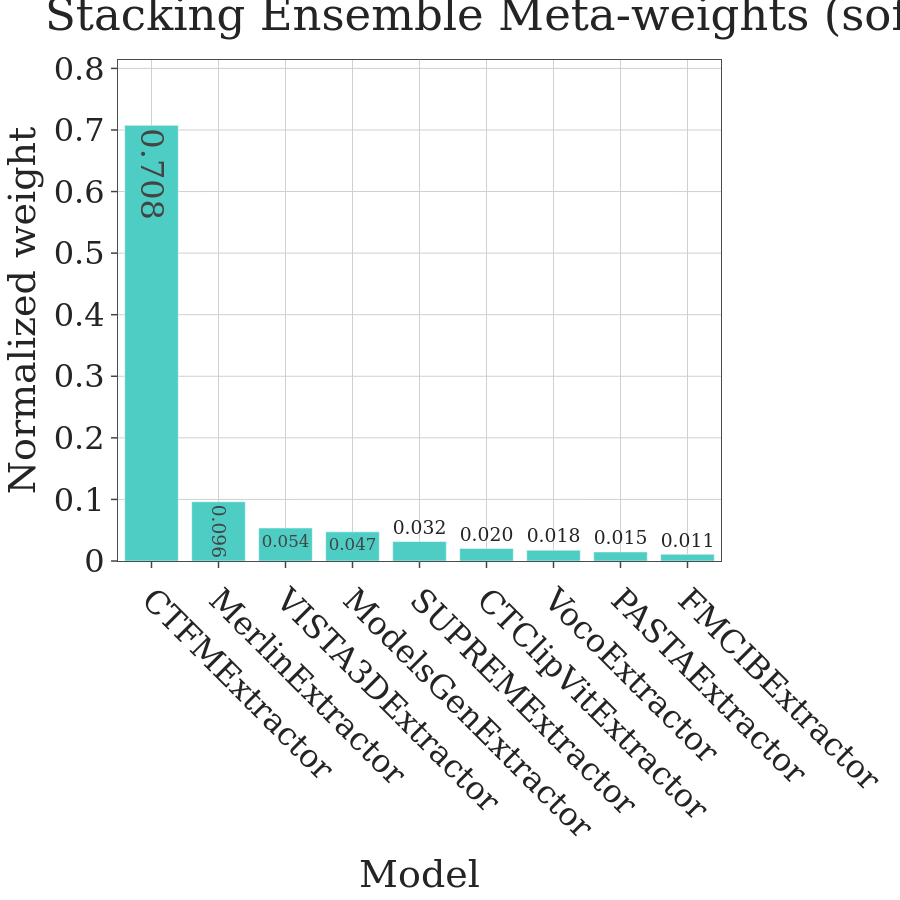

This figure's notebook cell:
### Code cell
# Visualize meta-learner weights from the last stacking run
if last_stacking_model is None:
    raise RuntimeError("Run the stacking ensemble cell before visualizing weights.")

meta_model = last_stacking_model['meta_model']
model_list = last_stacking_model['model_list']
coef = meta_model.coef_

n_models = len(model_list)
cols_per_model = coef.shape[1] // n_models

weight_rows = []
for idx, name in enumerate(model_list):
    start = idx * cols_per_model
    end = start + cols_per_model
    block = coef[0, start:end]
    weight_rows.append({
        "model": name,
        "meta_weight": float(np.mean(block))
    })

weight_df = pd.DataFrame(weight_rows)
weight_df['normalized'] = np.exp(weight_df['meta_weight']) / np.exp(weight_df['meta_weight']).sum()
weight_df = weight_df.sort_values('normalized', ascending=False)

fig = go.Figure()
fig.add_trace(go.Bar(
    x=weight_df['model'],
    y=weight_df['normalized'],
    marker_color='#4ECDC4',
    text=[f"{w:.3f}" for w in weight_df['normalized']],
    textposition='auto'
))
apply_r_style(fig, font_size=32)
fig.update_layout(
    title='Stacking Ensemble Meta-weights (softmax-normalized coefficients)',
    xaxis_title='Model',
    yaxis_title='Normalized weight',
    height=FIG_SIZE,
    width=FIG_SIZE,
    template='simple_white',
    xaxis_tickangle=45,
)
fig.update_yaxes(range=[0, weight_df['normalized'].max() * 1.15])

fig.write_image(PLOTS_DIR / f"{DATASET_SLUG}_stacking_weights.png")

fig.show()

print("Raw meta coefficients (per-model mean):")
print(weight_df[['model', 'meta_weight']].to_string(index=False))

### Figure 1 — Plotly figure (JSON) as saved in the notebook; plotly's stock layout.template omitted (floating-point values rounded to 4 significant figures)
{"data": [{"marker": {"color": "#4ECDC4"}, "text": ["0.708", "0.096", "0.054", "0.047", "0.032", "0.020", "0.018", "0.015", "0.011"], "textposition": "auto", "type": "bar", "x": ["CTFMExtractor", "MerlinExtractor", "VISTA3DExtractor", "ModelsGenExtractor", "SUPREMExtractor", "CTClipVitExtractor", "VocoExtractor", "PASTAExtractor", "FMCIBExtractor"], "y": [0.7075, 0.09621, 0.0536, 0.04731, 0.03163, 0.02046, 0.01764, 0.01471, 0.0109]}], "layout": {"font": {"family": "DejaVu Serif", "size": 32}, "height": 900, "margin": {"b": 60, "l": 60, "r": 40, "t": 60}, "paper_bgcolor": "white", "plot_bgcolor": "white", "title": {"text": "Stacking Ensemble Meta-weights (softmax-normalized coefficients)"}, "width": 900, "xaxis": {"gridcolor": "#D0D0D0", "linecolor": "#4B4B4B", "mirror": true, "showgrid": true, "tickangle": 45, "ticklen": 6, "ticks": "outside", "tickwidth": 1.5, "title": {"text": "Model"}, "zeroline": false}, "yaxis": {"gridcolor": "#D0D0D0", "linecolor": "#4B4B4B", "mirror": true, "range": [0, 0.8137], "showgrid": true, "ticklen": 6, "ticks": "outside", "tickwidth": 1.5, "title": {"text": "Normalized weight"}, "zeroline": false}}}
